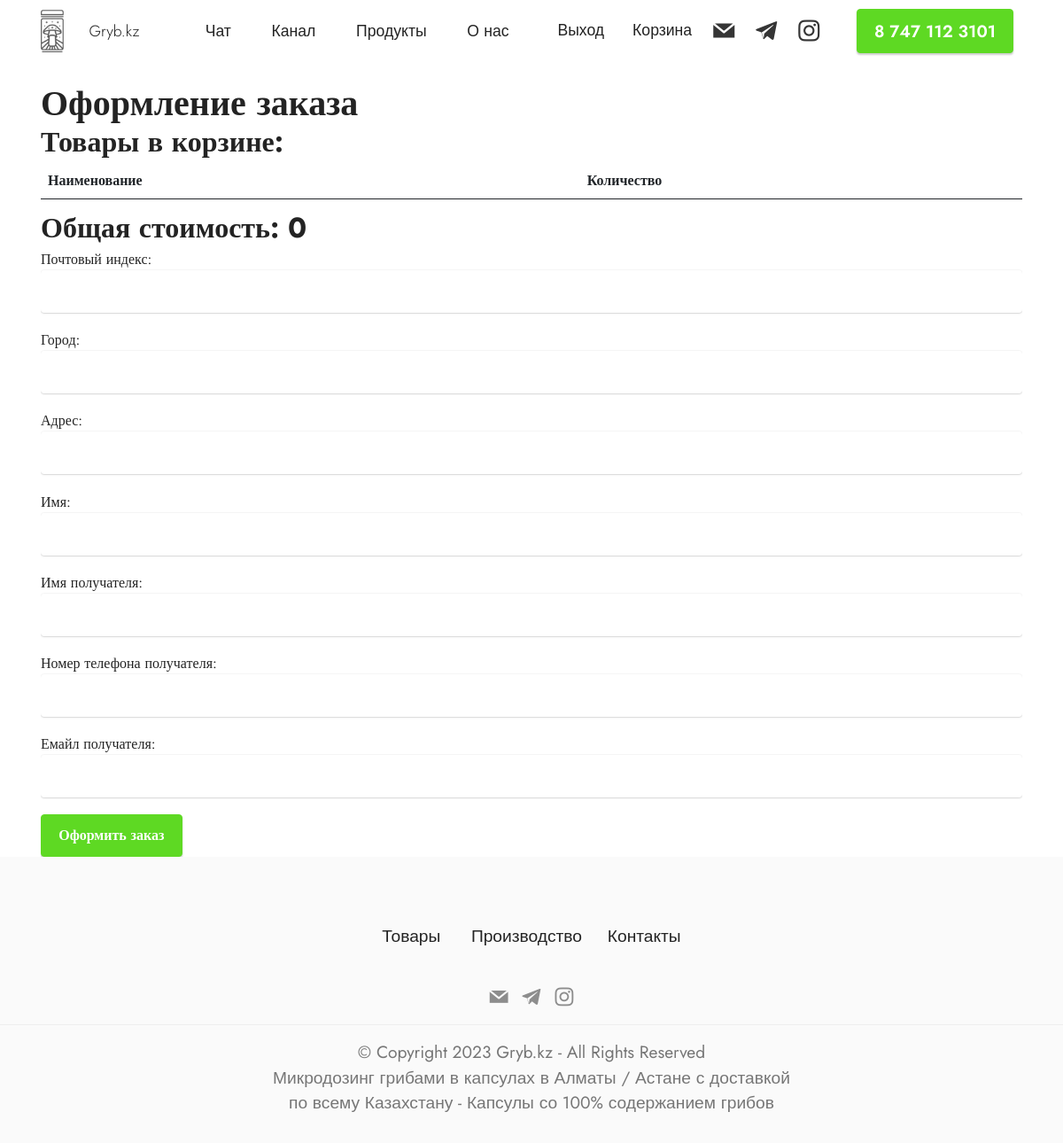
/checkout/ (signed in), run on an earlier commit of the app's database.
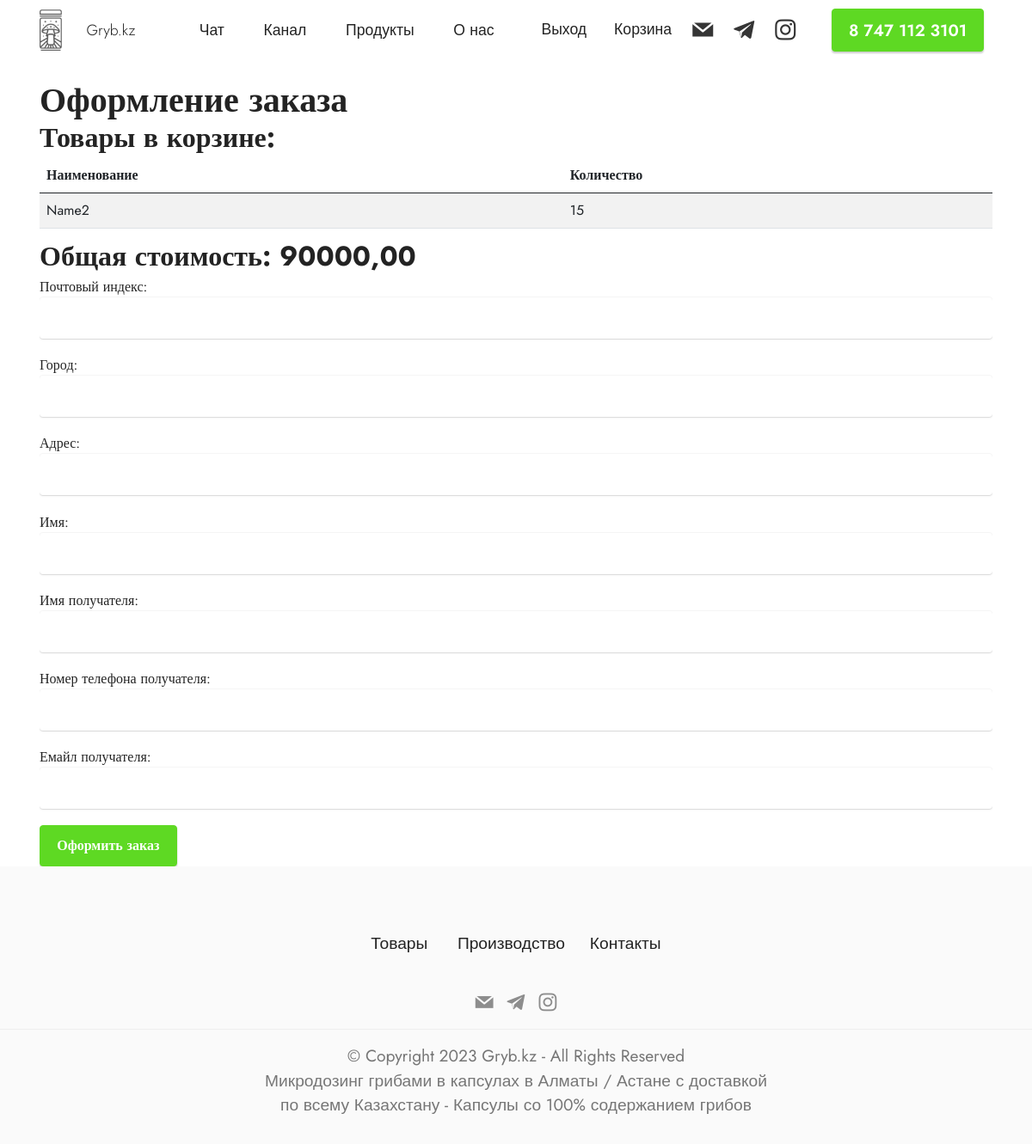
And on a later commit of the database.
### gryb_app/models.py (models this page shows, shortened)
class Cart(models.Model):
    user = models.ForeignKey(User, on_delete=models.CASCADE)
    item = models.ForeignKey(Product, on_delete=models.CASCADE)
    quantity = models.PositiveIntegerField()

class Product(models.Model):
    name = models.CharField('Наименование', max_length=255)
    image = models.ImageField('Изображение', upload_to='product_images/')
    group = models.CharField('Группа', max_length=100)
    price = models.DecimalField('Цена', max_digits=10, decimal_places=2)
    description = models.TextField('Описание', null=True)
    compound = models.TextField('Состав', null=True)
    application = models.TextField('Показания к применению', null=True)
    contraindications = models.TextField('Противопоказания', null=True)
    doza = models.TextField('Способ приминения и дозировка', null=True)
    class Meta:
        verbose_name = 'Товар'
        verbose_name_plural = 'Товары'

### gryb_app/views.py (the view)
# urls.py: path('checkout/', views.checkout, name='checkout'),
@login_required
def checkout(request):
    def get_cart_items_info(cart_items):
        cart_items_info = ""
        for item in cart_items:
            cart_items_info += f"{item.item.name} - Количество: {item.quantity}\n"
        return cart_items_info
    cart_items = Cart.objects.filter(user=request.user)
    total = sum(item.item.price * item.quantity for item in cart_items)
    if request.method == 'POST':
        form = OrderForm(request.POST)
        if form.is_valid():
            order = form.save(commit=False)
            order.user = request.user
            first_item = cart_items.first()
            if first_item:
                order.item = first_item.item
            else:
                return redirect('empty_cart')  # Здесь 'empty_cart' - имя вашего представления для пустой корзины
            order.total = total
            order.save()
            send_mail(
                'New Order',
                f'Новый заказ\n\nПолучен новый заказ с информацией о заказчике, товарах и общей стоимости:\n\nИнформация о заказчике:\nИмя: {order.recipient_name}\nEmail: {order.recipient_email}\nНомер телефона: {order.recipient_phone}\nАдрес: {order.address}\n\nТовары в корзине:\n{get_cart_items_info(cart_items)}\n\nОбщая стоимость: {order.total}',
                settings.DEFAULT_FROM_EMAIL,
                [settings.NOTIFICATION_EMAIL],
                fail_silently=False,
            )
            cart_items.delete()
            response = HttpResponse(render(request, 'gryb_app/thank_you.html'))
            response.set_cookie('cookie_name', 'cookie_value')
            return response
    else:
        form = OrderForm()
    return render(request, 'gryb_app/checkout.html', {'cart_items': cart_items, 'total': total, 'form': form})

### gryb_app/forms.py
class OrderForm(forms.ModelForm):
    name = forms.CharField(max_length=50, label='Имя')
    postal_code = forms.CharField(max_length=10, label='Почтовый индекс')
    city = forms.CharField(max_length=100, label='Город')
    address = forms.CharField(max_length=255, label='Адрес')
    recipient_name = forms.CharField(max_length=50, label='Имя получателя')
    recipient_phone = forms.CharField(max_length=20, label='Номер телефона получателя')
    recipient_email = forms.EmailField(label='Email получателя')
    class Meta:
        model = Order
        fields = ['name', 'postal_code', 'city', 'address', 'recipient_name', 'recipient_phone', 'recipient_email']

### gryb_app/templates/gryb_app/checkout.html (shortened to what this page needs)
{% extends 'gryb_app/base.html' %}
{% load static %}
{% block content %}
<br><br><br><br>
<div class="container">
    <div class="card-wrapper">
<h1>Оформление заказа</h1>
<h2>Товары в корзине:</h2>
<table class="table table-striped">
    <thead>
        <tr>
            <th>Наименование</th>
            <th>Количество</th>
        </tr>
    </thead>
    <tbody>
    {% for item in cart_items %}
        <tr>
            <td>{{ item.item.name }}</td>
            <td>{{ item.quantity }}</td>
        </tr>
    {% endfor %}
    </tbody>
</table>
<h2>Общая стоимость: {{ total }}</h2>
<form method="post">
    <div class="form-group">
        <label for="postal_code">Почтовый индекс:</label>
        <input type="text" id="postal_code" name="postal_code" class="form-control">
    </div>
    <div class="form-group">
        <label for="city">Город:</label>
        <input type="text" id="city" name="city" class="form-control">
    </div>
    <div class="form-group">
        <label for="address">Адрес:</label>
        <input type="text" id="address" name="address" class="form-control">
    </div>
    <div class="form-group">
        <label for="name">Имя:</label>
        <input type="text" id="name" name="name" class="form-control" required>
    </div>
    <div class="form-group">
        <label for="recipient_name">Имя получателя:</label>
        <input type="text" id="recipient_name" name="recipient_name" class="form-control" required>
    </div>
    <div class="form-group">
        <label for="recipient_phone">Номер телефона получателя:</label>
        <input type="text" id="recipient_phone" name="recipient_phone" class="form-control">
    </div>
    <div class="form-group">
        <label for="recipient_email">Емайл получателя:</label>
        <input type="email" id="recipient_email" name="recipient_email" class="form-control">
    </div>
    <input type="submit" value="Оформить заказ" class="btn btn-primary">
</form>
</div>
</div>
{% endblock %}

What changed in the data, as far as the page shows it:
added Cart: item.name "Name2", quantity "15"
Also different on the page:
{{ total }}: "0" → "90000,00"
